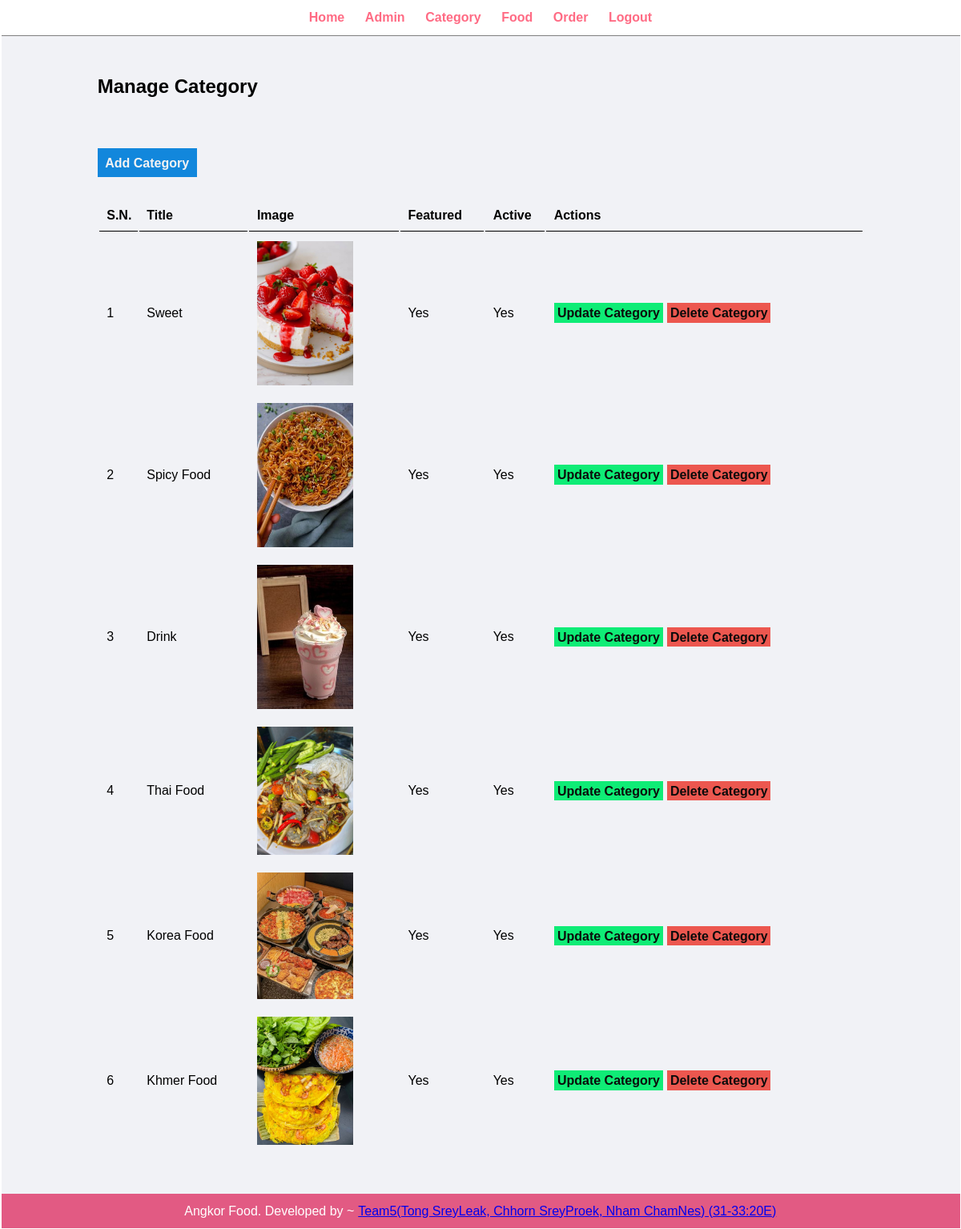
Screenshot of /admin/manage-category.php (signed in) with the database file from the repository.
### tables this page shows
CREATE TABLE `tbl_category` (
  `id` int(10) UNSIGNED NOT NULL,
  `title` varchar(100) NOT NULL,
  `image_name` varchar(255) NOT NULL,
  `featured` varchar(10) NOT NULL,
  `active` varchar(10) NOT NULL
);

### admin/manage-category.php (the view, shortened to what this page needs)
<?php include   ('partials/menu.php');?>
<div class="main-content">
    <div class="wrapper">
    <h2>Manage Category</h2>
    <br/>
    <br/>
        <br><br>
    <a href="<?php echo SITEURL; ?>admin/add-category.php" class="btn-primary">Add Category</a>
    <br/>    <br/>    <br/>
    <table class="tbl-full">
    <tr>
        <th>S.N.</th>
        <th>Title</th>
        <th>Image</th>
        <th>Featured</th>
        <th>Active</th>
        <th>Actions</th>
    </tr>
<?php
    $sql = "SELECT * FROM tbl_category";
    $res = mysqli_query($conn, $sql);
    $count = mysqli_num_rows($res);
    $sn=1;
    if($count>0)
    {
        while($row=mysqli_fetch_assoc($res))
        {
            $id = $row['id'];
            $title = $row['title'];
            $image_name = $row['image_name'];
            $featured = $row['featured'];
            $active = $row['active'];
            ?>
                <tr>
                    <td><?php echo $sn++; ?></td>
                    <td><?php echo $title; ?></td>
                    <td>
                        <?php
                        if($image_name!="")
                        {
                            ?>
                            <img src="<?php echo SITEURL; ?>images/category/<?php echo $image_name; ?>" width = "120px">
                            <?php
                        }
                        else
                        {
                            echo "<div class='error'>Image Not Added.</div>";
                        }
                        ?>
                    </td>
                    <td><?php echo $featured; ?></td>
                    <td><?php echo $active; ?></td>
                    <td>
                    <a href="<?php echo SITEURL; ?>admin/update-category.php?id=<?php echo $id; ?>" class="btn-secondary">Update Category</a>
                    <a href="<?php echo SITEURL; ?>admin/delete-category.php?id=<?php echo $id; ?>&image_name=<?php echo $image_name; ?>" class="btn-danger"> Delete Category</a>
                    </td>
                </tr>
            <?php
        }
    }
    else
    {
        ?>
            <tr>
                <td colspan="6"><div class="error">No Category Added.</div></td>
    </tr>
        <?php
    }
?>
</table>
</div>
</div>
<?php include   ('partials/footer.php');?>

### admin/partials/menu.php (shortened to what this page needs)
<html>
    <head>
        <link rel="stylesheet" href="../css/admin.css">
</head>
<body>
    <div class="Menu text-center">
        <div class = "wrapper">
        <ul>
            <li><a href="index.php">Home</a></li>
            <li><a href="manage-admin.php">Admin</a></li>
            <li><a href="manage-category.php">Category</a></li>
            <li><a href="manage-food.php">Food</a></li>
            <li><a href="manage-order.php">Order</a></li>
            <li><a href="logout.php">Logout</a></li>
</ul>
        </div>
</div>

### admin/partials/footer.php
<div class = "footer">
<div class = "wrapper">
    <p class ="text-center">Angkor Food. Developed by ~ <a href ="#">Team5(Tong SreyLeak, Chhorn SreyProek, Nham ChamNes) (31-33:20E)</a></p>
</div>
</div>
</body>
    </html>

### css/admin.css (style rules this page uses)
* { margin: 0.5; padding: 0; font-family: Arial, Helvetica, sans-serif; }
.wrapper { padding: 1%; width: 80%; margin: 0 auto; }
.text-center { text-align: center; }
.tbl-full { width: 100%; }
table tr th { border-bottom: 1px solid black; padding: 1%; text-align: left; }
table tr td { padding: 1%; }
.btn-primary { background-color: rgb(18, 135, 220); padding: 1%; color: #f5f3f3; text-decoration: none ; font-weight: bold; }
.btn-secondary { background-color: rgb(15, 236, 118); padding: 1%; color: #0b0b0b; text-decoration: none ; font-weight: bold; }
.btn-danger { background-color: rgb(236, 87, 79); padding: 1%; color: #0b0b0b; text-decoration: none ; font-weight: bold; }
.menu { border-bottom:1px solid grey ; }
.menu ul { list-style-type:none ; }
.menu ul li { display: inline; padding: 1%; }
.menu ul li a { text-decoration: none; font-weight: bold; color: #ff6B84; }
.main-content { background-color: #f1f2f6; padding: 3% 0; }
.footer { background-color: #e25a83; color: white; }

### rows the page displays
tbl_category: title "Sweet", shows a picture, featured "Yes", active "Yes"
tbl_category: title "Spicy Food", shows a picture, featured "Yes", active "Yes"
tbl_category: title "Drink", image_name (picture), featured "Yes", active "Yes"
tbl_category: title "Thai Food", image_name (picture), featured "Yes", active "Yes"
tbl_category: title "Korea Food", image_name (picture), featured "Yes", active "Yes"
tbl_category: title "Khmer Food", image_name (picture), featured "Yes", active "Yes"
